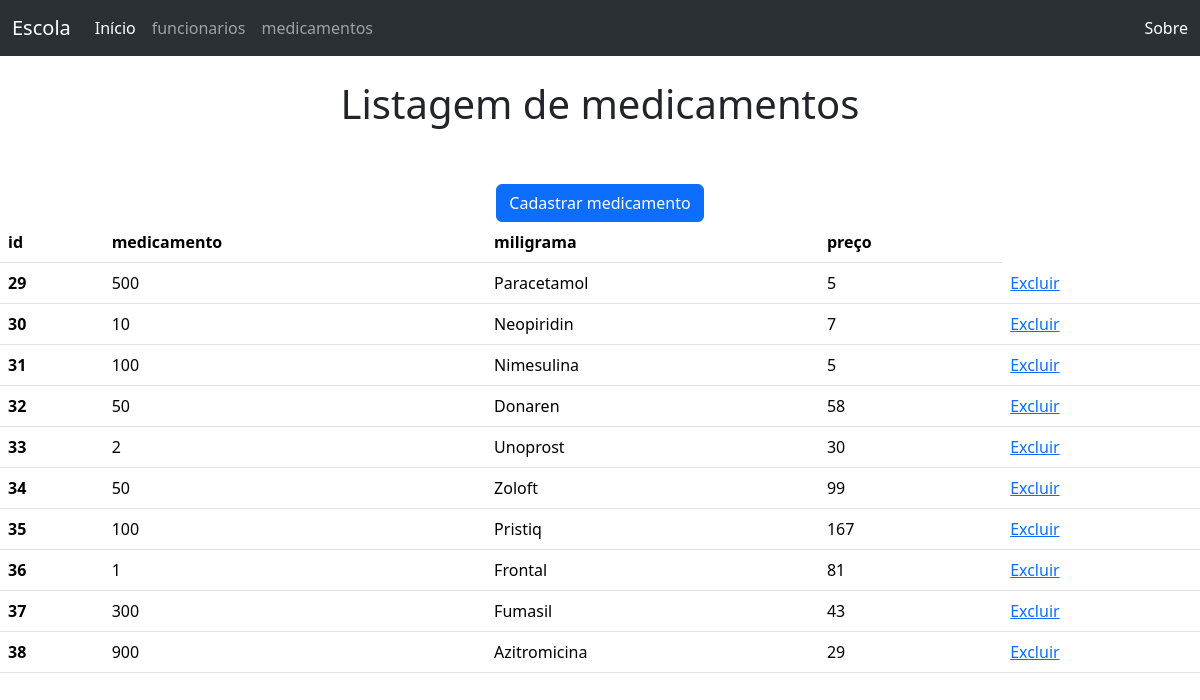
Page /medicamentos.php on the committed database.
### tables this page shows
CREATE TABLE `medicamentos` (
  `id` int(100) NOT NULL,
  `medicamento` varchar(255) NOT NULL,
  `miligrama` varchar(255) NOT NULL,
  `preco` varchar(255) NOT NULL
);

### medicamentos.php (the view, shortened to what this page needs)
<!DOCTYPE html>
<html lang="en">
<head>
    <link href="https://cdn.jsdelivr.net/npm/bootstrap@5.3.2/dist/css/bootstrap.min.css" rel="stylesheet">
</head>
<body>
    <nav class="navbar navbar-expand-lg bg-body-tertiary" data-bs-theme="dark">
        <div class="container-fluid">
            <a class="navbar-brand" href="#">Escola</a>
            <div class="collapse navbar-collapse" id="navbarText">
            <ul class="navbar-nav me-auto mb-2 mb-lg-0">
                <li class="nav-item">
                    <a class="nav-link active" aria-current="page" href="index.php">Início</a>
                </li>
                <li class="nav-item">
                    <a class="nav-link" href="funcionarios.php">funcionarios</a>
                </li>
                <li class="nav-item">
                    <a class="nav-link" href="medicamentos.php">medicamentos</a>
                </li>
            </ul>
            <span class="navbar-text">
                <a class="nav-link" href="sobre.php">Sobre</a>
            </span>
            </div>
        </div>
    </nav>
    <center>
        <br>
        <h1>Listagem de medicamentos</h1>
        <br>
        <br>
        <a href="cursos_formulario.php" class="btn btn-primary" role="button">Cadastrar medicamento</a>
    </center>
    <?php
    $servidor = "localhost";
    $usuario = "root";
    $senha = "";
    $banco = "farmacia";
    $conn = new mysqli($servidor, $usuario, $senha, $banco);
    $consulta = "SELECT * FROM `medicamentos`";
    $result = $conn->query($consulta);
    if ($result->num_rows > 0) {
?>
    <table class="table">
        <thead>
            <tr>
                <th scope="col">id</th>
                <th scope="col">medicamento</th>
                <th scope="col">miligrama</th>
                <th scope="col">preço</th>
            </tr>
        </thead>
        <tbody>
<?php
        while($row = $result->fetch_assoc()) {
            echo "<tr>";
            echo "<th scope=\"row\">". $row["id"] ."</th>";
            echo "<td>". $row["medicamento"] ."</td>";
            echo "<td>". $row["miligrama"] ."</td>";
            echo "<td>". $row["preco"] ."</td>";
            echo "<td><a href=\"cursos_exclui.php?id=". $row["id"] ."\">Excluir</a></td>";
            echo "</tr>";
        }
?>
        </tbody>
    </table>
<?php
    } else {
        echo "0 itens";
    }
    ?>
</body>
</html>

### rows in the picture
medicamentos: id "29", medicamento "500", miligrama "Paracetamol", preco "5"
medicamentos: id "30", medicamento "10", miligrama "Neopiridin", preco "7"
medicamentos: id "31", medicamento "100", miligrama "Nimesulina", preco "5"
medicamentos: id "32", medicamento "50", miligrama "Donaren", preco "58"
medicamentos: id "33", medicamento "2", miligrama "Unoprost", preco "30"
medicamentos: id "34", medicamento "50", miligrama "Zoloft", preco "99"
medicamentos: id "35", medicamento "100", miligrama "Pristiq", preco "167"
medicamentos: id "36", medicamento "1", miligrama "Frontal", preco "81"
medicamentos: id "37", medicamento "300", miligrama "Fumasil", preco "43"
medicamentos: id "38", medicamento "900", miligrama "Azitromicina", preco "29"
